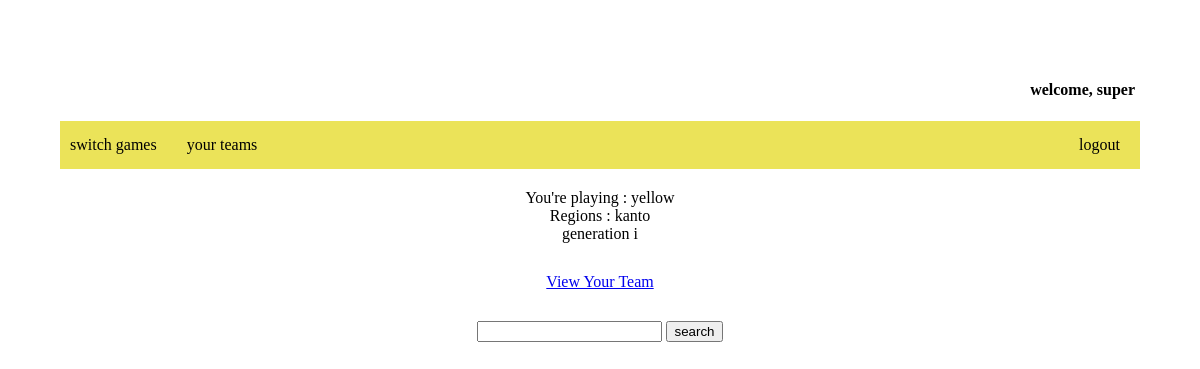
/buildteam?games=yellow (signed in), run on the app's committed database.
### build_team/models.py (models this page shows)
class Game(models.Model):
    name = models.CharField(max_length=255,unique=True)
    region = models.CharField(max_length=255)
    gen = models.CharField(max_length=255)
    gen_roman = models.CharField(max_length=255)
    url = models.CharField(max_length=255)
    group_name = models.CharField(max_length=255)
    has_gyms = models.BooleanField()
    color = models.CharField(max_length=12)
    def __str__(self):
        return self.name

### build_team/views.py (the view)
    def logged_in(request):
        if request.user.is_authenticated:
            return func(request)
        else:
            return redirect('login')

### build_team/views.py (called while the page is built)
def verify_login(func):
    def logged_in(request):
        if request.user.is_authenticated:
            return func(request)
        else:
            return redirect('login')
    return logged_in

@verify_login
def build_team(request):
    game = request.GET.get('games')
    game_data = Game.objects.get(name=game)
    return render(request, "build_team/build_team.html", {
        'game' : game_data,
    })

### build_team/templates/build_team/build_team.html (shortened to what this page needs)
{% extends "build_team/layout.html" %}
{% load static %}
{% block body %}
<div>
    You're playing : {{game}}
    <br>
    Regions : {{game.region}}
    <br>
    generation {{game.gen_roman}}
</div>
<div id="team_view">
    <a href="{% url 'team' %}?games={{game}}">View Your Team</a>
</div>
<form action="{% url 'pokesearch' %}" method="get">
    <input name="searched" type="text">
    <button type="submit">search</button>
</form>
{% endblock %}

### build_team/templates/build_team/layout.html (shortened to what this page needs)
{% load static %}
<!DOCTYPE html>
<html>
<head>
    <link href="{% static 'build_team/mystyles.css' %}" rel="stylesheet">
</head>
<body>
    <div style="display:flex">
        <h4 style="align-self: flex-end; margin-left:auto; margin-right:5px;">welcome, {{user}}</h4>
    </div>
    <div class="nav_bar">
        <div>
            <a href="{% url 'index' %}"><div class="nav_item">switch games</div></a>
            <a href="{% url 'allTeams' %}"><div class="nav_item">your teams</div></a>
        </div>
        <div>
            <a href="{% url 'logout' %}"><div class="nav_item" style="float:right">logout</div></a>
        </div>
    </div>
    {% block body %}
    {% endblock %}
</body>
</html>

### build_team/static/build_team/mystyles.css (style rules this page uses)
body { margin: 60px; text-align: center; }
.nav_bar { overflow: hidden; background-color: rgb(235, 227, 89); margin-bottom: 20px; }
.nav_bar a { display: block; text-decoration: none; color: black; }
.nav_item { float: left; padding: 10px; margin: 5px 10px 5px 0px; }
#team_view { margin: 30px; }

### data on the page
Game: name "yellow", region "kanto", gen_roman "i"

### other printed values
{{ user }} "super"
